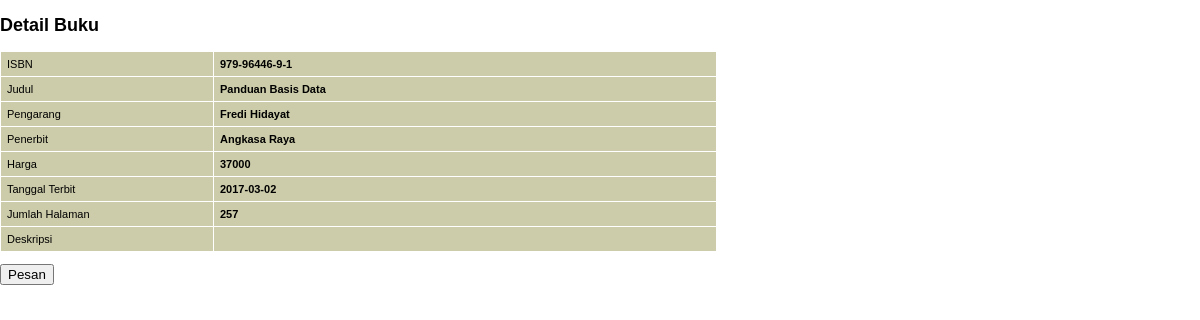
The app's page /detail_buku.php?isbn=979-96446-9-1 with its own data.
### tables this page shows
CREATE TABLE `buku` (
  `buku_isbn` char(13) NOT NULL,
  `buku_judul` varchar(75) DEFAULT NULL,
  `penerbit_id` char(4) DEFAULT NULL,
  `buku_tglterbit` date DEFAULT NULL,
  `buku_jmlhalaman` int(11) DEFAULT NULL,
  `buku_deskripsi` text DEFAULT NULL,
  `buku_harga` decimal(10,0) DEFAULT NULL,
  PRIMARY KEY (`buku_isbn`),
  KEY `penerbit_id` (`penerbit_id`),
  CONSTRAINT `buku_ibfk_1` FOREIGN KEY (`penerbit_id`) REFERENCES `penerbit` (`penerbit_id`)
);

CREATE TABLE `pengarang` (
  `pengarang_id` char(3) NOT NULL,
  `pengarang_nama` varchar(30) DEFAULT NULL,
  PRIMARY KEY (`pengarang_id`)
);

CREATE TABLE `penerbit` (
  `penerbit_id` char(4) NOT NULL,
  `penerbit_nama` varchar(50) DEFAULT NULL,
  PRIMARY KEY (`penerbit_id`)
);

### detail_buku.php (the view, shortened to what this page needs)
<!DOCTYPE html>
<html lang="en">
<head>
    <link rel="stylesheet" href="css/framelayout.css">
</head>
<body>
<?php
include "config.php";
$isbn = $_GET['isbn'];
?>
<h2>Detail Buku</h2>
<?php
$query = "SELECT
a.buku_isbn,
a.buku_judul,
c.pengarang_nama,
b.penerbit_nama,
a.buku_harga,
a.buku_tglterbit,
a.buku_jmlhalaman,
a.buku_deskripsi
FROM
buku a,
penerbit b,
pengarang c,
link_buku_pengarang d
WHERE
a.penerbit_id = b.penerbit_id AND
a.buku_isbn = d.buku_isbn AND
c.pengarang_id = d.pengarang_id AND
a.buku_isbn = '$isbn'
";
$result = mysqli_query($link, $query);
if ($result) {
    list($buku_isbn, $buku_judul, $pengarang_nama, $penerbit_nama, $buku_harga,
    $buku_tglterbit, $buku_jmlhalaman, $buku_deskripsi) = mysqli_fetch_array($result);
?>
<table class="buku">
    <tr>
        <td width="200" align="left">ISBN</td>
        <td width="490" align="left">
            <strong><?php echo $buku_isbn; ?></strong>
        </td>
    </tr>
    <tr>
        <td width="200" align="left">Judul</td>
        <td width="490" align="left">
            <strong><?php echo $buku_judul; ?></strong>
        </td>
    </tr>
    <tr>
        <td width="200" align="left">Pengarang</td>
        <td width="490" align="left">
            <strong><?php echo $pengarang_nama; ?></strong>
        </td>
    </tr>
    <tr>
        <td width="200" align="left">Penerbit</td>
        <td width="490" align="left">
            <strong><?php echo $penerbit_nama; ?></strong>
        </td>
    </tr>
    <tr>
        <td width="200" align="left">Harga</td>
        <td width="490" align="left">
            <strong><?php echo $buku_harga; ?></strong>
        </td>
    </tr>
    <tr>
        <td width="200" align="left">Tanggal Terbit</td>
        <td width="490" align="left">
            <strong><?php echo $buku_tglterbit; ?></strong>
        </td>
    </tr>
    <tr>
        <td width="200" align="left">Jumlah Halaman</td>
        <td width="490" align="left">
            <strong><?php echo $buku_jmlhalaman; ?></strong>
        </td>
    </tr>
    <tr>
        <td width="200" align="left">Deskripsi</td>
        <td width="490" align="left">
        </td>
    </tr>
</table>
<?php
}
?>
<p>
    <input type="button" value="Pesan" onClick="document.location.href='pesan.php'">
</p>
</body>
</html>

### css/framelayout.css (style rules this page uses)
body, html { margin: 0; padding: 0; color: #000; background: #fff; font: 12px Verdana, Arial, Helvetica, sans-serif; }
table.buku { text-align: center; font-family: Verdana, Geneva, Tahoma, sans-serif; font-weight: normal; font-size: 11px; color: #002; background-color: #cc6; border: 0px; border-collapse: collapse; border-spacing: 0px; }
table.buku td { background-color: #cca; color: #000; padding: 6px; border: 1px #fff solid; }

### records on screen
buku: buku_isbn "979-96446-9-1", buku_judul "Panduan Basis Data", pengarang.pengarang_nama "Fredi Hidayat", penerbit.penerbit_nama "Angkasa Raya", buku_harga "37000", buku_tglterbit "2017-03-02", buku_jmlhalaman "257"
